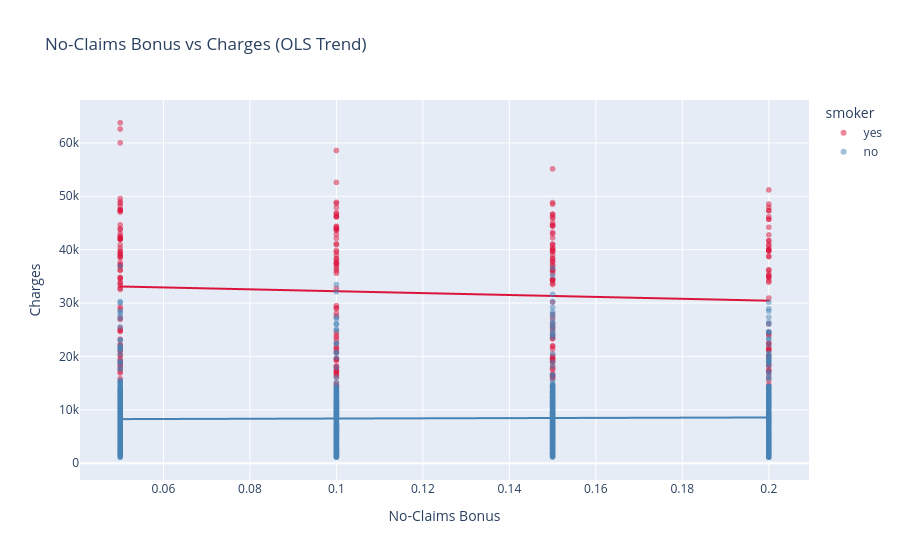

This figure's notebook cell:
### Code cell
# NCB impact: does a higher no-claims bonus correspond to lower charges?
fig_ncb_trend = px.scatter(
    df_clean,
    x="NoClaimsBonus",
    y="charges",
    color="smoker",
    color_discrete_map={"yes": "crimson", "no": "steelblue"},
    opacity=0.5,
    trendline="ols",
    title="No-Claims Bonus vs Charges (OLS Trend)"
)
fig_ncb_trend.update_xaxes(title="No-Claims Bonus")
fig_ncb_trend.update_yaxes(title="Charges")
fig_ncb_trend.show()

### Figure 1 — Plotly figure (JSON) as saved in the notebook; plotly's stock layout.template omitted (floating-point values rounded to 4 significant figures; data arrays with more than 128 entries replaced by an {"elided": "..."} marker saying what was removed)
{"data": [{"hovertemplate": "smoker=yes<br>NoClaimsBonus=%{x}<br>charges=%{y}<extra></extra>", "legendgroup": "yes", "marker": {"color": "crimson", "opacity": 0.5, "symbol": "circle"}, "mode": "markers", "name": "yes", "showlegend": true, "type": "scattergl", "x": {"elided": "274 float values"}, "xaxis": "x", "y": {"elided": "274 float values"}, "yaxis": "y"}, {"hovertemplate": "<b>OLS trendline</b><br>charges = -17721.8 * NoClaimsBonus + 33989.9<br>R<sup>2</sup>=0.007200<br><br>smoker=yes<br>NoClaimsBonus=%{x}<br>charges=%{y} <b>(trend)</b><extra></extra>", "legendgroup": "yes", "marker": {"color": "crimson", "symbol": "circle"}, "mode": "lines", "name": "yes", "showlegend": false, "type": "scattergl", "x": {"elided": "274 float values"}, "xaxis": "x", "y": {"elided": "274 float values"}, "yaxis": "y"}, {"hovertemplate": "smoker=no<br>NoClaimsBonus=%{x}<br>charges=%{y}<extra></extra>", "legendgroup": "no", "marker": {"color": "steelblue", "opacity": 0.5, "symbol": "circle"}, "mode": "markers", "name": "no", "showlegend": true, "type": "scattergl", "x": {"elided": "1064 float values"}, "xaxis": "x", "y": {"elided": "1064 float values"}, "yaxis": "y"}, {"hovertemplate": "<b>OLS trendline</b><br>charges = 2036.55 * NoClaimsBonus + 8167.63<br>R<sup>2</sup>=0.000363<br><br>smoker=no<br>NoClaimsBonus=%{x}<br>charges=%{y} <b>(trend)</b><extra></extra>", "legendgroup": "no", "marker": {"color": "steelblue", "symbol": "circle"}, "mode": "lines", "name": "no", "showlegend": false, "type": "scattergl", "x": {"elided": "1064 float values"}, "xaxis": "x", "y": {"elided": "1064 float values"}, "yaxis": "y"}], "layout": {"legend": {"title": {"text": "smoker"}, "tracegroupgap": 0}, "title": {"text": "No-Claims Bonus vs Charges (OLS Trend)"}, "xaxis": {"anchor": "y", "domain": [0, 1], "title": {"text": "No-Claims Bonus"}}, "yaxis": {"anchor": "x", "domain": [0, 1], "title": {"text": "Charges"}}}}
